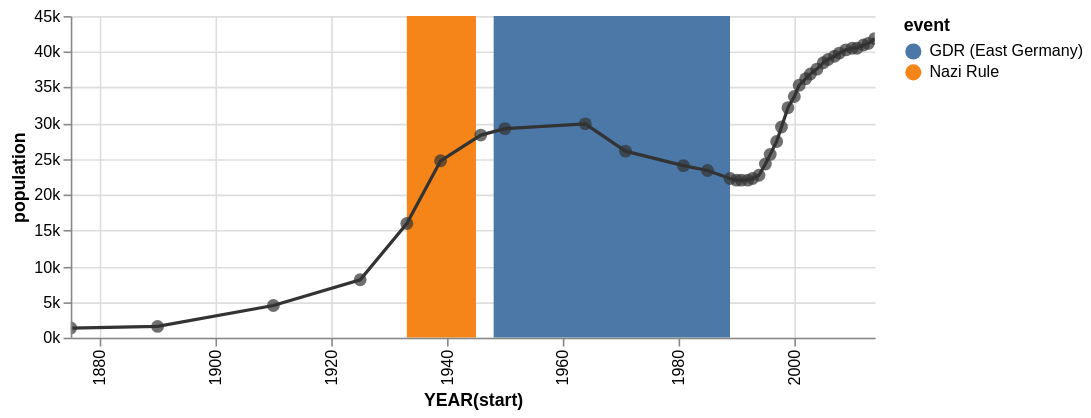

The Vega-Lite source for this figure:
### Vega specification from a JSON file in a GitHub repository (floating-point values rounded to 4 significant figures)
{"$schema": "http://vega.github.io/schema/vega/v3.0.json", "description": "The population of the German city of Falkensee over time", "autosize": "pad", "padding": 5, "encode": {"update": {"fill": {"value": "transparent"}}}, "data": [{"name": "source_0", "values": [{"year": "1875", "population": 1309}, {"year": "1890", "population": 1558}, {"year": "1910", "population": 4512}, {"year": "1925", "population": 8180}, {"year": "1933", "population": 15915}, {"year": "1939", "population": 24824}, {"year": "1946", "population": 28275}, {"year": "1950", "population": 29189}, {"year": "1964", "population": 29881}, {"year": "1971", "population": 26007}, {"year": "1981", "population": 24029}, {"year": "1985", "population": 23340}, {"year": "1989", "population": 22307}, {"year": "1990", "population": 22087}, {"year": "1991", "population": 22139}, {"year": "1992", "population": 22105}, {"year": "1993", "population": 22242}, {"year": "1994", "population": 22801}, {"year": "1995", "population": 24273}, {"year": "1996", "population": 25640}, {"year": "1997", "population": 27393}, {"year": "1998", "population": 29505}, {"year": "1999", "population": 32124}, {"year": "2000", "population": 33791}, {"year": "2001", "population": 35297}, {"year": "2002", "population": 36179}, {"year": "2003", "population": 36829}, {"year": "2004", "population": 37493}, {"year": "2005", "population": 38376}, {"year": "2006", "population": 39008}, {"year": "2007", "population": 39366}, {"year": "2008", "population": 39821}, {"year": "2009", "population": 40179}, {"year": "2010", "population": 40511}, {"year": "2011", "population": 40465}, {"year": "2012", "population": 40905}, {"year": "2013", "population": 41258}, {"year": "2014", "population": 41777}]}, {"name": "source_1", "values": [{"start": "1933", "end": "1945", "event": "Nazi Rule"}, {"start": "1948", "end": "1989", "event": "GDR (East Germany)"}]}, {"name": "data_0", "source": "source_0", "transform": [{"type": "formula", "expr": "timeParse(datum[\"year\"],'%Y')", "as": "year"}]}, {"name": "data_1", "source": "data_0", "transform": [{"type": "formula", "expr": "toDate(datum[\"year\"])", "as": "year"}, {"type": "formula", "expr": "toNumber(datum[\"population\"])", "as": "population"}, {"type": "filter", "expr": "datum[\"year\"] !== null && !isNaN(datum[\"year\"]) && datum[\"population\"] !== null && !isNaN(datum[\"population\"])"}, {"type": "formula", "as": "year_year", "expr": "datetime(year(datum[\"year\"]), 0, 1, 0, 0, 0, 0)"}, {"type": "collect", "sort": {"field": "year_year", "order": "descending"}}]}, {"name": "data_2", "source": "data_0", "transform": [{"type": "formula", "expr": "toDate(datum[\"year\"])", "as": "year"}, {"type": "formula", "expr": "toNumber(datum[\"population\"])", "as": "population"}, {"type": "filter", "expr": "datum[\"year\"] !== null && !isNaN(datum[\"year\"]) && datum[\"population\"] !== null && !isNaN(datum[\"population\"])"}, {"type": "formula", "as": "year_year", "expr": "datetime(year(datum[\"year\"]), 0, 1, 0, 0, 0, 0)"}]}, {"name": "data_3", "source": "source_1", "transform": [{"type": "formula", "expr": "timeParse(datum[\"start\"],'%Y')", "as": "start"}, {"type": "formula", "expr": "timeParse(datum[\"end\"],'%Y')", "as": "end"}, {"type": "filter", "expr": "datum[\"start\"] !== null && !isNaN(datum[\"start\"]) && datum[\"end\"] !== null && !isNaN(datum[\"end\"])"}, {"type": "formula", "as": "year_start", "expr": "datetime(year(datum[\"start\"]), 0, 1, 0, 0, 0, 0)"}, {"type": "formula", "as": "year_end", "expr": "datetime(year(datum[\"end\"]), 0, 1, 0, 0, 0, 0)"}]}], "signals": [{"name": "width", "update": "max(layer_0_width, layer_1_width)"}, {"name": "height", "update": "max(layer_0_height, layer_1_height)"}, {"name": "layer_0_width", "update": "500"}, {"name": "layer_0_height", "update": "200"}, {"name": "layer_1_width", "update": "max(layer_1_layer_0_width, layer_1_layer_1_width)"}, {"name": "layer_1_height", "update": "max(layer_1_layer_0_height, layer_1_layer_1_height)"}, {"name": "layer_1_layer_0_width", "update": "500"}, {"name": "layer_1_layer_0_height", "update": "200"}, {"name": "layer_1_layer_1_width", "update": "500"}, {"name": "layer_1_layer_1_height", "update": "200"}], "marks": [{"name": "layer_0_marks", "type": "rect", "from": {"data": "data_3"}, "encode": {"update": {"x": {"scale": "x", "field": "year_start"}, "x2": {"scale": "x", "field": "year_end"}, "y": {"value": 0}, "y2": {"field": {"group": "height"}}, "fill": {"scale": "color", "field": "event"}}}, "clip": true}, {"name": "layer_1_layer_0_marks", "type": "line", "from": {"data": "data_1"}, "encode": {"update": {"x": {"scale": "x", "field": "year_year"}, "y": {"scale": "y", "field": "population"}, "stroke": {"value": "#333"}}}, "clip": true}, {"name": "layer_1_layer_1_marks", "type": "symbol", "role": "pointOverlay", "from": {"data": "data_2"}, "encode": {"update": {"x": {"scale": "x", "field": "year_year"}, "y": {"scale": "y", "field": "population"}, "fill": {"value": "#333"}, "opacity": {"value": 0.7}}}, "clip": true}], "scales": [{"name": "x", "type": "time", "domain": {"fields": [{"data": "data_3", "field": "year_start"}, {"data": "data_3", "field": "year_end"}, {"data": "data_1", "field": "year_year"}, {"data": "data_2", "field": "year_year"}], "sort": true}, "range": [0, 500], "round": true, "nice": "year"}, {"name": "color", "type": "ordinal", "domain": {"data": "data_3", "field": "event", "sort": true}, "range": "category"}, {"name": "y", "type": "linear", "domain": {"fields": [{"data": "data_1", "field": "population"}, {"data": "data_2", "field": "population"}], "sort": true}, "range": [200, 0], "round": true, "nice": true, "zero": true}], "axes": [{"scale": "x", "orient": "bottom", "tickCount": 5, "title": "YEAR(start)", "zindex": 1, "encode": {"labels": {"update": {"text": {"signal": "timeFormat(datum.value, '%Y')"}, "angle": {"value": 270}, "align": {"value": "right"}, "baseline": {"value": "middle"}}}}}, {"scale": "x", "domain": false, "grid": true, "labels": false, "orient": "bottom", "tickCount": 5, "ticks": false, "zindex": 0}, {"scale": "y", "format": "s", "orient": "left", "title": "population", "zindex": 1}, {"scale": "y", "domain": false, "format": "s", "grid": true, "labels": false, "orient": "left", "ticks": false, "zindex": 0, "gridScale": "x"}], "legends": [{"fill": "color", "title": "event"}]}
